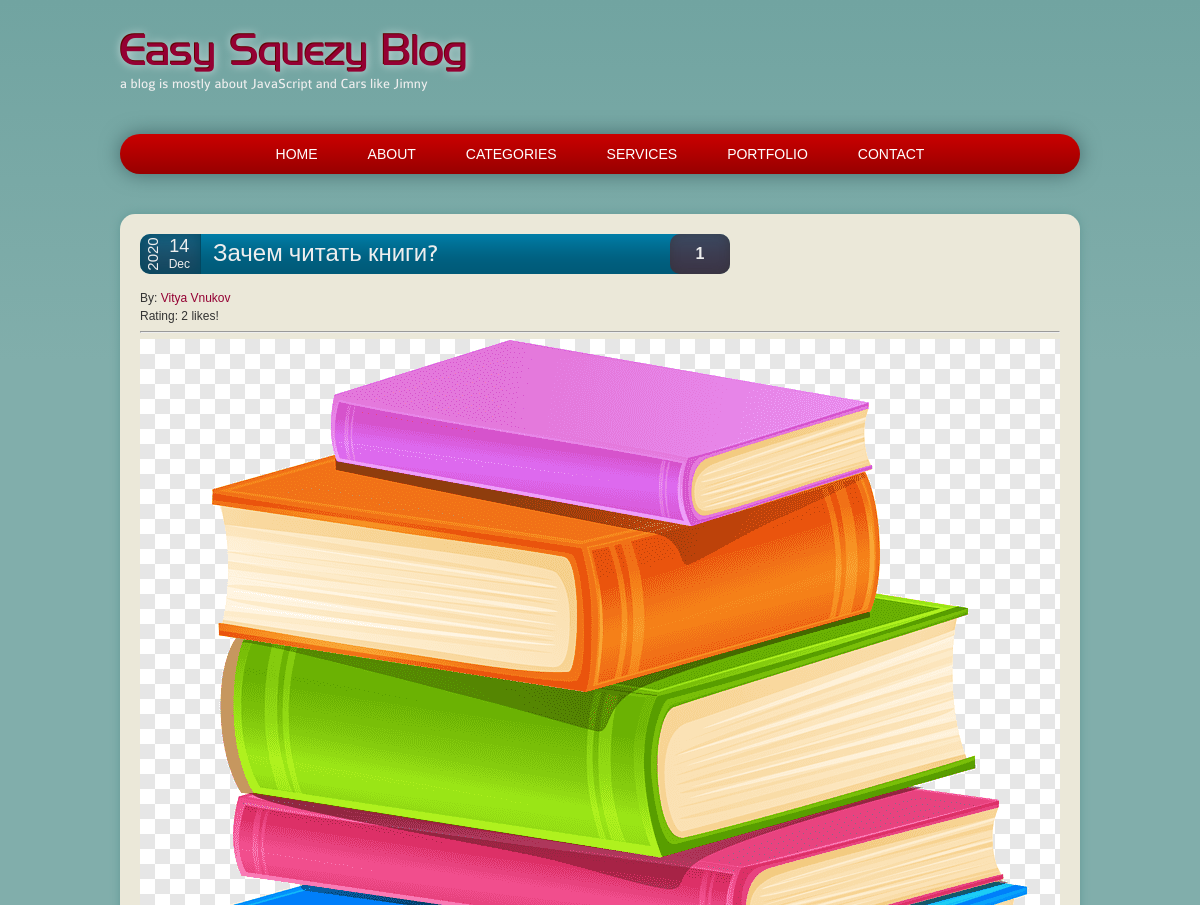
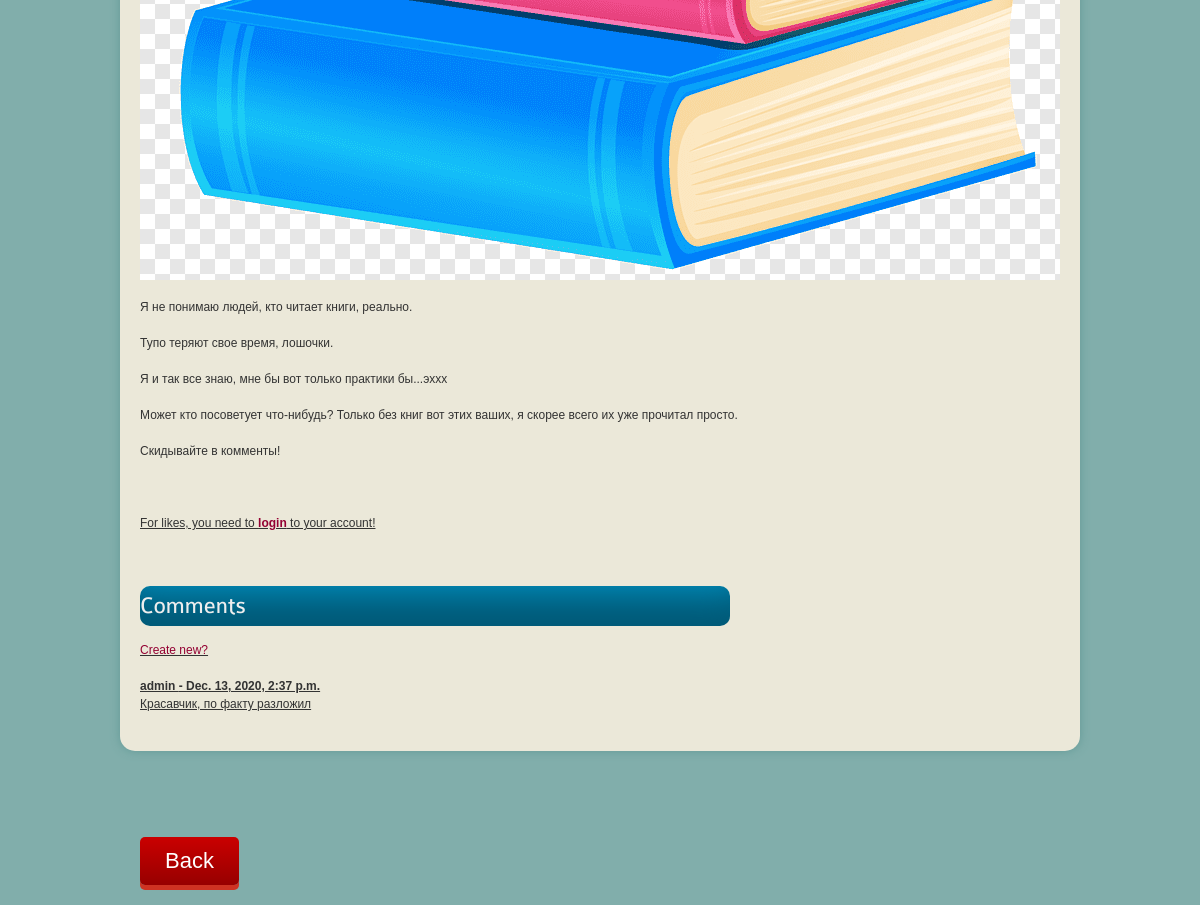
Page /article/22 on the committed database (2 pictures, top to bottom).
### theblog/models.py (models this page shows, shortened)
class Post(models.Model):
    title = models.CharField(max_length=255)
    header_image = models.ImageField(null=True, blank=True, upload_to="images/")
    title_tag = models.CharField(max_length=255)
    author = models.ForeignKey(User, on_delete=models.CASCADE)
    body = RichTextField(blank=True, null=True)
    post_date = models.DateField(auto_now_add=True)
    category = models.CharField(max_length=255, default='unstated')
    snippet = models.CharField(max_length=255)
    likes = models.ManyToManyField(User, related_name='blog_posts')
    def total_likes(self):
        return self.likes.count()
        pass
    pass

class Comment(models.Model):
    post = models.ForeignKey(Post, related_name="comments", on_delete=models.CASCADE)
    name = models.CharField(max_length=255)
    body = models.TextField()
    date_added = models.DateTimeField(auto_now_add=True)
    pass

### theblog/views.py (the view)
# urls.py: path('article/<int:pk>', ArticleDetailView.as_view(), name="article_detail"),
class ArticleDetailView(DetailView):
    model = Post
    template_name = "article_details.html"
    def get_context_data(self, *args, **kwargs):
        category_menu = Category.objects.all()
        context = super(ArticleDetailView, self).get_context_data(*args, **kwargs)
        stuff = get_object_or_404(Post, id=self.kwargs['pk'])
        total_likes = stuff.total_likes()
        liked = False
        if stuff.likes.filter(id=self.request.user.id).exists():
            liked = True
        context['category_menu'] = category_menu
        context['total_likes'] = total_likes
        context['liked'] = liked
        return context
        pass
    pass

### theblog/models.py (called while the page is built)
    def __str__(self):
        return self.name
        pass

### theblog/templates/article_details.html (shortened to what this page needs)
<head>
	{% load staticfiles %}
	<link href='{% static "styles.css" %}' rel=stylesheet />
</head>
{% include "header.html" %}
<article>
	<header>
				<div class=time>
					<div class=year>{{ post.post_date.year }}</div>
					<div class=date>{{ post.post_date.day }}<span> {{ post.post_date | date:'M'}} </span></div>
				</div>
				<h1>{{post.title}}</h1>
				<div class=comments>{{ post.comments.count }}</div>
			</header>
	<small>By: <a href="{% url 'author_detail' post.pk %}">{{post.author.first_name}} {{post.author.last_name}}</a></small></br>
	<small>Rating: {{total_likes}} likes!</small>
	<hr>
	{% if post.header_image %}
		<img src="{{ post.header_image.url }}"> <br/><br/>
	{% endif %}
	{{post.body | safe}}
	{% if user.is_authenticated %}
	<form action="{% url 'like_post' post.pk %}" method="POST">
		{% csrf_token %}
		</br>
		{% if liked %}
			<button type="submit", name="post_id", value="{{ post.id }}">Unlike</button>
		{% else %}
			<button type="submit", name="post_id", value="{{ post.id }}">Like</button>
		{% endif %}
	</form>
	{% else %}
	<p><u>For likes, you need to <strong><a href="{% url 'login' %}">login</a></strong> to your account!</p>
	{% endif %}
	<br/><br/>
	<header><h1>Comments</h1></header>
	<a href="{% url 'add_comment' post.pk %}">Create new?</a>
	</br><br/>
	{% if not post.comments.all %}
		<p>No one comment this post yet!
			You can <a href="{% url 'add_comment' post.pk %}">make first!</a></p>
	{% else %}
		{% for comment in post.comments.all %}
			<strong>{{ comment.name }} - {{ comment.date_added }}</strong>
			<br/>
			{{ comment.body }}
			<br/><br/>
		{% endfor %}
	{% endif %}
</article>
<a href={% url 'home' %} class='btn red'>Back</a>

### theblog/static/styles.css (style rules this page uses)
html, body, div, span, object, iframe, h1, h2, h3, h4, h5, h6, p, blockquote, pre, a, abbr, address, cite, code, del, dfn, em, font, img, ins, kbd, q, samp, small, strong, sub, sup, var, dl, dt, dd, ol, ul, li, fieldset, form, label, legend, table, caption, tbody, tfoot, thead, tr, th, td, header, nav, article, aside, footer, hgroup, section { margin: 0; padding: 0; border: 0; outline: 0; font-weight: inherit; font-style: inherit; font-size: 100%; font-family: inherit; text-decoration: none; }
header, nav, article, aside, footer, hgroup, section { display: block }
p { margin-bottom: 18px }
strong { font-weight: bold }
a { color: #940033; }
h1 { font: 24px/36px Colaborate-RegularRegular, "Trebuchet MS", Arial, Helvetica, sans-serif }
article { background: #ebe8d9; margin: 0 0 30px 0; padding: 20px; border-radius: 15px; -moz-border-radius: 15px; -webkit-border-radius: 15px; box-shadow: 0 0 10px #629996; -moz-box-shadow: 0 0 10px #629996; -webkit-box-shadow: 0 0 10px #629996; }
article header { border-radius: 10px; -moz-border-radius: 10px; -webkit-border-radius: 10px; width: 590px; color: #eee; height: 40px; margin-bottom: 15px; background-color: #0081ac; box-shadow: inset 0 -35px 35px -18px #005b79; background-image: -moz-linear-gradient(top, #0081ac, #005b79); background-image: -webkit-gradient(linear,left top,left bottom,color-stop(0, #0081ac),color-stop(1, #005b79)); }
article header h1 { line-height: 40px }
.time { float: left; text-align: right; width: 50px; height: 40px; font-size: 24px; margin-right: 12px; padding-right: 10px; background-color: #195875; background-color: rgba(126, 0, 0, 0.2); border-right: 1px solid #600; border-right-color: #024a62; border-right-color: rgba(0, 72, 96, 0.9); border-top-left-radius: 10px; -moz-border-radius-topleft: 10px; -webkit-border-top-left-radius: 10px; border-bottom-left-radius: 10px; -moz-border-radius-bottomleft: 10px; -webkit-border-bottom-left-radius: 10px; box-shadow: inset 1px 0 15px rgba(0, 72, 96, 0.9); -moz-box-shadow: inset 1px 0 15px rgba(0, 72, 96, 0.9); }
.year { font-size: 15px; text-align: center; width: 40px; line-height: 16px; margin: 12px 0 0 -7px; display: block; transform: rotate(270deg); -o-transform: rotate(270deg); -moz-transform: rotate(270deg); -webkit-transform: rotate(270deg); }
.date { font-size: 18px; height: 24px; text-align: center; float: right; margin: -25px 0 0 -10px; }
.date span { display: block; font-size: 12px; height: 16px; }
article header h1 { float: left }
.comments { font-size: 16px; font-weight: bold; float: right; line-height: 40px; width: 60px; height: 40px; text-align: center; background-color: #970000; background-color: rgba(151, 0, 0, 0.4); border-radius: 10px; -moz-border-radius: 10px; -webkit-border-radius: 10px; box-shadow: inset 0 0 10px rgba(50, 50, 50, 0.5); -moz-box-shadow: inset 0 0 10px rgba(50, 50, 50, 0.5); }
.btn { border-radius: 5px; padding: 15px 25px; font-size: 22px; text-decoration: none; margin: 20px; color: #fff; position: relative; display: inline-block; }
.red { background-image: -webkit-gradient(linear,left top,left bottom,color-stop(0, #ca0000),color-stop(1, #970000)); box-shadow: 0px 5px 0px 0px #CE3323; }

### rows in the picture
Post: post_date.year "2020", post_date.day "14", post_date "Dec", title "Зачем читать книги?", comments.count "1", author.first_name "Vitya", author.last_name "Vnukov", header_image (picture), body "Я не понимаю людей, кто читает книги, реально. Тупо теряют свое время, лошочки. Я и так все знаю, мне бы вот только практики бы...эххх Может кто посоветует что-нибудь? Только без книг вот этих ваших, я скорее всего их уже прочитал просто. Скидывайте в комменты!"
Comment: name "admin", date_added "Dec. 13, 2020, 2:37 p.m.", body "Красавчик, по факту разложил"

### other values in the picture
{{ total_likes }} "2"
